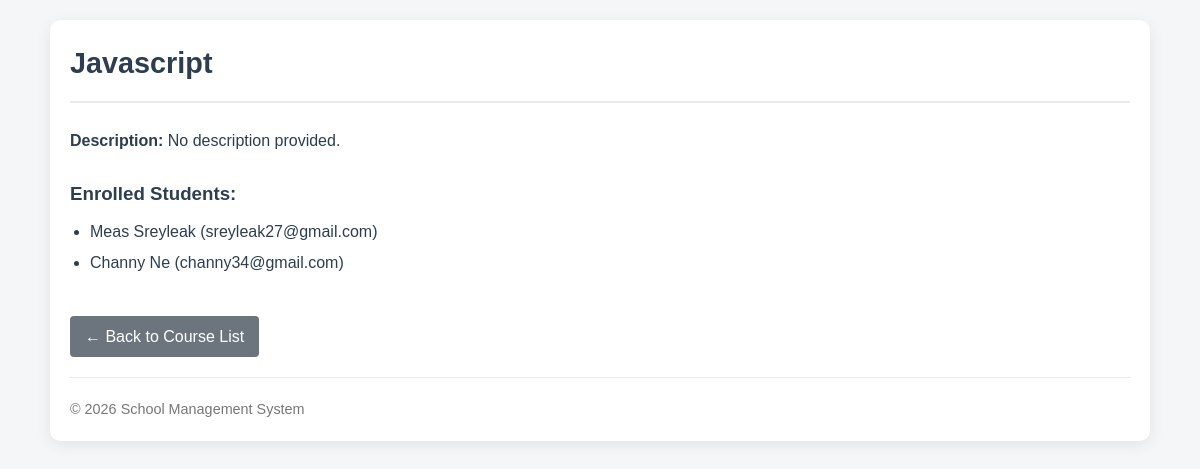
The page /courses/1/ on the database its author committed.
### students/models.py (models this page shows, shortened)
class Course(models.Model):
    name = models.CharField(max_length=100)
    description = models.TextField(blank=True, null=True)

class Student(models.Model):
    GENDER_CHOICES = [
        ('M', 'Male'),
        ('F', 'Female'),
        ('O', 'Other'),
    ]
    name = models.CharField(max_length=100)
    email = models.EmailField(unique=True)
    age = models.PositiveIntegerField()
    gender = models.CharField(max_length=1, choices=GENDER_CHOICES)
    date_of_birth = models.DateField()
    score = models.DecimalField(max_digits=5, decimal_places=2)
    is_active = models.BooleanField(default=True)
    courses = models.ManyToManyField(Course, related_name='students', blank=True)
    created_at = models.DateTimeField(auto_now_add=True)
    updated_at = models.DateTimeField(auto_now=True)

### students/views.py (the view)
# urls.py: path('courses/<int:pk>/', views.course_detail_view, name='course_detail'),
def course_detail_view(request, pk):
    course = get_object_or_404(Course, pk=pk)
    context = {
        'course': course,
        'today': date.today()
    }
    return render(request, 'students/course_detail.html', context)

### students/templates/students/course_detail.html (shortened to what this page needs)
{% load static %}
<!DOCTYPE html>
<html lang="en">
<head>
</head>
<body>
    <div class="container">
        <h1>{{ course.name }}</h1>
        <p><strong>Description:</strong> {{ course.description|default:"No description provided." }}</p>
        <h3>Enrolled Students:</h3>
        <ul>
            {% for student in course.students.all %}
                <li>{{ student.name }} ({{ student.email }})</li>
            {% empty %}
                <li style="font-weight: normal; color: #777;">No students enrolled in this course yet.</li>
            {% endfor %}
        </ul>
        <a href="{% url 'course_list' %}" class="btn-secondary">&larr; Back to Course List</a>
        <hr>
        <footer>
            &copy; {{ today.year|default:"2026" }} School Management System
        </footer>
    </div>
</body>
</html>

### students/templates/students/course_detail.html (style rules this page uses)
body { font-family: 'Arial', sans-serif; margin: 0; padding: 20px; background-color: #f4f6f8; color: #333; line-height: 1.6; }
.container { max-width: 1100px; margin: 0 auto; background: #ffffff; padding: 20px; border-radius: 10px; box-shadow: 0 4px 15px rgba(0, 0, 0, 0.08); box-sizing: border-box; }
h1 { margin-top: 0; margin-bottom: 25px; color: #2c3e50; font-size: 1.8em; border-bottom: 2px solid #eaeaea; padding-bottom: 15px; }
h3 { color: #2c3e50; margin-top: 25px; margin-bottom: 10px; }
p { color: #2c3e50; }
ul { margin: 0 0 25px 0; padding-left: 20px; }
ul li { color: #2c3e50; margin-bottom: 6px; font-weight: 500; }
.btn-secondary { background-color: #6c757d; color: white; text-decoration: none; padding: 8px 15px; border-radius: 4px; display: inline-block; margin-top: 15px; }
hr { border: none; border-top: 1px solid #eaeaea; margin: 20px 0; }
footer { font-size: 0.9em; color: #777; }

### rows shown on the page
Course: name "Javascript", description "No description provided."
Student: name "Meas Sreyleak", email "sreyleak27@gmail.com"
Student: name "Channy Ne", email "channy34@gmail.com"
